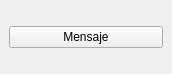
<?xml version="1.0" encoding="UTF-8"?>
<ui version="4.0">
 <class>MainWindow</class>
 <widget class="QMainWindow" name="MainWindow">
  <property name="geometry">
   <rect>
    <x>0</x>
    <y>0</y>
    <width>172</width>
    <height>74</height>
   </rect>
  </property>
  <property name="windowTitle">
   <string>MainWindow</string>
  </property>
  <widget class="QWidget" name="centralwidget">
   <layout class="QVBoxLayout" name="verticalLayout">
    <item>
     <widget class="QPushButton" name="mensaje">
      <property name="text">
       <string>Mensaje</string>
      </property>
     </widget>
    </item>
   </layout>
  </widget>
 </widget>
 <resources/>
 <connections/>
</ui>
